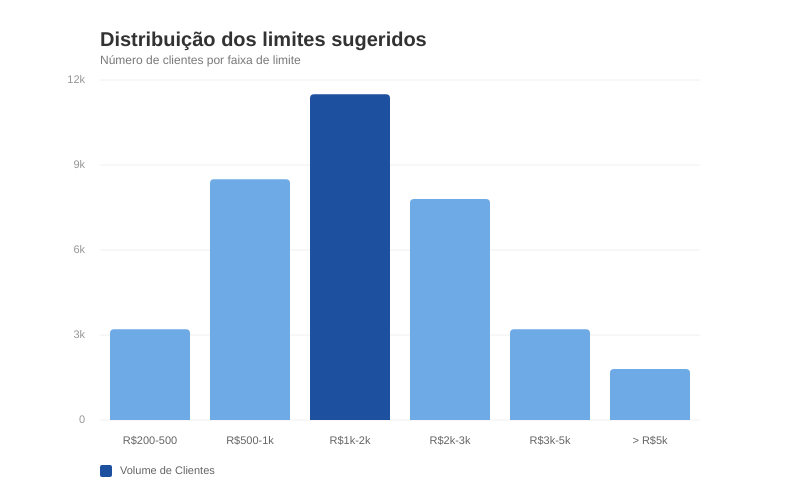
Frame 1 (no input)
Frame 2 (the mouse pressed at the canvas centre, redrawn once): identical to frame 1, image omitted

The p5.js sketch that drew this single still picture (run headless with seeded random() and noise() and a simulated clock; the mouse was pressed at the canvas centre and the sketch redrawn once):

// p5.js sketch
// ── sketch.js
const dados = [3200, 8500, 11500, 7800, 3200, 1800];
const rotulos = ["R$200-500", "R$500-1k", "R$1k-2k", "R$2k-3k", "R$3k-5k", "> R$5k"];
const valorMaximo = 12000;

function setup() {
  createCanvas(800, 500);
  noLoop();
}

function draw() {
  background(255);

  let margemX = 100;
  let margemY = 80;
  let larguraGrafico = width - (margemX * 2);
  let alturaGrafico = height - (margemY * 2);

  fill(50);
  noStroke();
  textAlign(LEFT, TOP);
  textSize(20);
  textStyle(BOLD);
  text("Distribuição dos limites sugeridos", margemX, 30);
  
  textSize(12);
  textStyle(NORMAL);
  fill(120);
  text("Número de clientes por faixa de limite", margemX, 55);

  stroke(240);
  strokeWeight(1);
  textAlign(RIGHT, CENTER);
  textSize(11);

  for (let i = 0; i <= 4; i++) {
    let valorGrade = i * 3000;
    let y = map(valorGrade, 0, valorMaximo, height - margemY, margemY);
    
    line(margemX, y, width - margemX, y);
    
    noStroke();
    fill(150);
    text(valorGrade === 0 ? "0" : (valorGrade / 1000) + "k", margemX - 15, y);
    stroke(240);
  }

  let larguraBarra = (larguraGrafico / dados.length) * 0.8;
  let espacamento = larguraGrafico / dados.length;

  for (let i = 0; i < dados.length; i++) {
    let x = margemX + i * espacamento + (espacamento - larguraBarra) / 2;
    let alturaBarra = map(dados[i], 0, valorMaximo, 0, alturaGrafico);
    let y = height - margemY - alturaBarra;

    noStroke();
    if (i === 2) {
      fill(30, 80, 160);
    } else {
      fill(110, 170, 230);
    }

    rect(x, y, larguraBarra, alturaBarra, 4, 4, 0, 0);

    fill(100);
    textAlign(CENTER, TOP);
    text(rotulos[i], x + larguraBarra / 2, height - margemY + 15);
  }

  fill(30, 80, 160);
  rect(margemX, height - 35, 12, 12, 2);
  fill(100);
  textAlign(LEFT, CENTER);
  text("Volume de Clientes", margemX + 20, height - 29);
}
